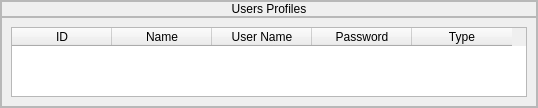
                  <widget class="QFrame" name="frame_147">
                   <property name="sizePolicy">
                    <sizepolicy hsizetype="Expanding" vsizetype="Preferred">
                     <horstretch>0</horstretch>
                     <verstretch>0</verstretch>
                    </sizepolicy>
                   </property>
                   <property name="frameShape">
                    <enum>QFrame::StyledPanel</enum>
                   </property>
                   <property name="frameShadow">
                    <enum>QFrame::Sunken</enum>
                   </property>
                   <layout class="QVBoxLayout" name="verticalLayout_111">
                    <property name="spacing">
                     <number>0</number>
                    </property>
                    <property name="leftMargin">
                     <number>0</number>
                    </property>
                    <property name="topMargin">
                     <number>0</number>
                    </property>
                    <property name="rightMargin">
                     <number>0</number>
                    </property>
                    <property name="bottomMargin">
                     <number>0</number>
                    </property>
                    <item alignment="Qt::AlignTop">
                     <widget class="QFrame" name="frame_148">
                      <property name="frameShape">
                       <enum>QFrame::StyledPanel</enum>
                      </property>
                      <property name="frameShadow">
                       <enum>QFrame::Raised</enum>
                      </property>
                      <layout class="QVBoxLayout" name="verticalLayout_112">
                       <property name="spacing">
                        <number>0</number>
                       </property>
                       <property name="leftMargin">
                        <number>0</number>
                       </property>
                       <property name="topMargin">
                        <number>0</number>
                       </property>
                       <property name="rightMargin">
                        <number>0</number>
                       </property>
                       <property name="bottomMargin">
                        <number>0</number>
                       </property>
                       <item>
                        <widget class="QLabel" name="label_69">
                         <property name="styleSheet">
                          <string notr="true">font: 16pt &quot;Century Gothic&quot;;</string>
                         </property>
                         <property name="text">
                          <string>Users Profiles</string>
                         </property>
                         <property name="alignment">
                          <set>Qt::AlignCenter</set>
                         </property>
                        </widget>
                       </item>
                      </layout>
                     </widget>
                    </item>
                    <item>
                     <widget class="QFrame" name="frame_149">
                      <property name="sizePolicy">
                       <sizepolicy hsizetype="Preferred" vsizetype="Expanding">
                        <horstretch>0</horstretch>
                        <verstretch>0</verstretch>
                       </sizepolicy>
                      </property>
                      <property name="frameShape">
                       <enum>QFrame::StyledPanel</enum>
                      </property>
                      <property name="frameShadow">
                       <enum>QFrame::Sunken</enum>
                      </property>
                      <layout class="QHBoxLayout" name="horizontalLayout_52">
                       <item>
                        <widget class="QTableWidget" name="tableWidget_5">
                         <property name="styleSheet">
                          <string notr="true">font: 10pt &quot;Century Gothic&quot;;

</string>
                         </property>
                         <property name="sizeAdjustPolicy">
                          <enum>QAbstractScrollArea::AdjustToContents</enum>
                         </property>
                         <property name="sortingEnabled">
                          <bool>true</bool>
                         </property>
                         <column>
                          <property name="text">
                           <string>ID</string>
                          </property>
                         </column>
                         <column>
                          <property name="text">
                           <string>Name</string>
                          </property>
                         </column>
                         <column>
                          <property name="text">
                           <string>User Name</string>
                          </property>
                         </column>
                         <column>
                          <property name="text">
                           <string>Password</string>
                          </property>
                         </column>
                         <column>
                          <property name="text">
                           <string>Type</string>
                          </property>
                         </column>
                        </widget>
                       </item>
                      </layout>
                     </widget>
                    </item>
                   </layout>
                  </widget>
